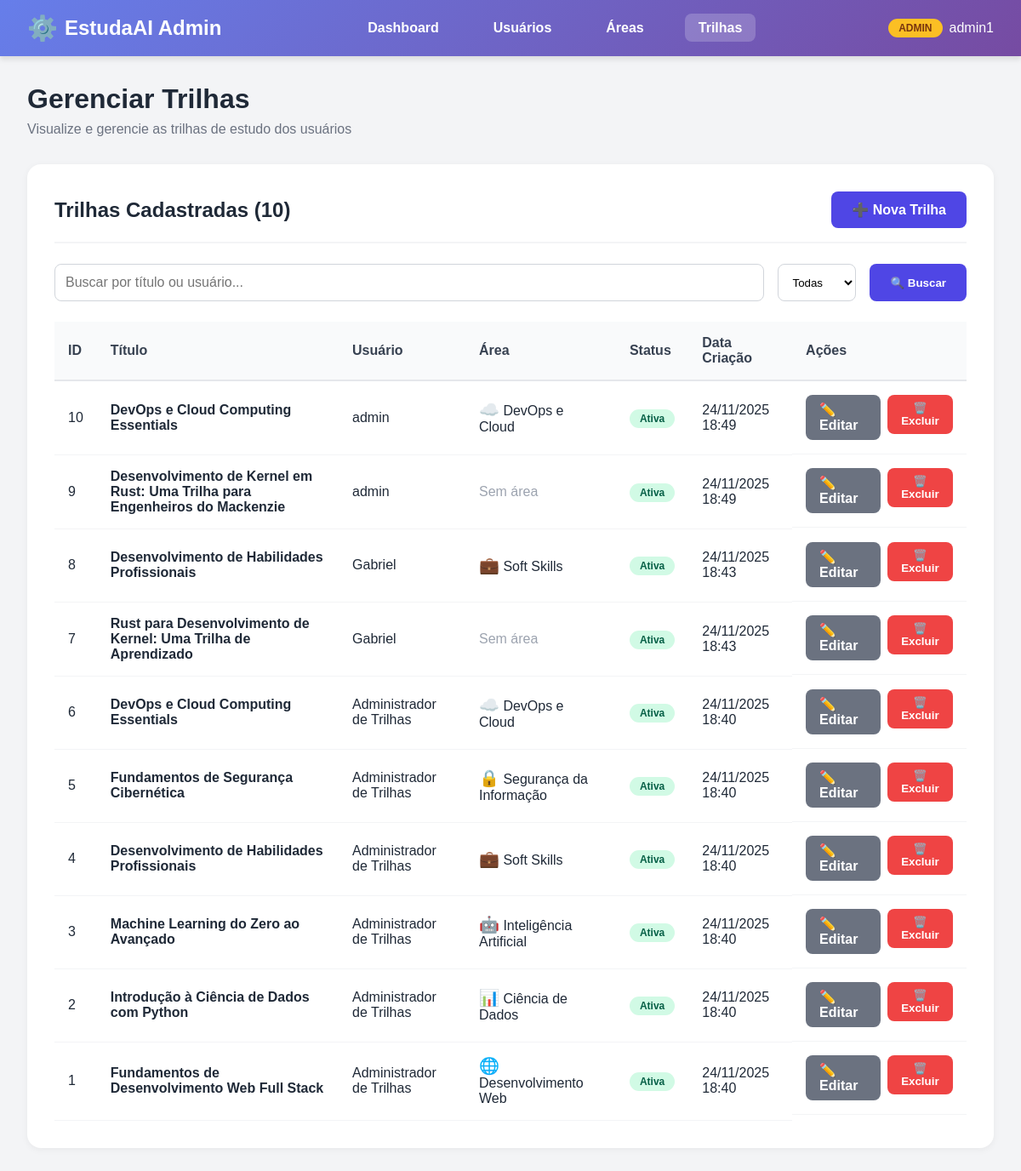
Screenshot of /usuarios/admin-panel/trilhas/ (signed in) with the database file from the repository.
### usuarios/models.py (models this page shows, shortened)
class Usuario(AbstractUser):  # criação de uma classe usuário
    nome = models.CharField(max_length=100)  # Nome completo do usuário
    email = models.EmailField(unique=True)  # Email único no sistema
    universidade = models.CharField(max_length=255)  # Nome da universidade
    curso = models.CharField(max_length=255)  # Nome do curso
    ano_formatura = models.IntegerField(
        null=True,
        blank=True,  # Permite valores vazios
        validators=[
            MinValueValidator(2000),
            MaxValueValidator(2060),
        ],  # Entre 2000 e 2060
    )
    idade = models.IntegerField(
        null=True,
        blank=True,  # Permite valores vazios
        validators=[MinValueValidator(8), MaxValueValidator(100)],  # Entre 8 e 100 anos
    )
    REQUIRED_FIELDS = [
        "nome",
        "email",
        "universidade",
        "curso",
        "ano_formatura",
        "idade",
    ]

### api/models.py (models this page shows, shortened)
class TrilhaCurso(models.Model):
    usuario = models.ForeignKey(
        Usuario, on_delete=models.CASCADE, related_name="trilhas_curso"
    )
    titulo = models.CharField(max_length=255)
    descricao = models.TextField(blank=True)
    area = models.ForeignKey(
        Area, on_delete=models.SET_NULL, null=True, blank=True, related_name="trilhas_curso"
    )
    solicitacao_original = models.TextField(
        blank=True,
        help_text="Texto original enviado pelo usuário (vazio para criação manual)"
    )
    conteudo_json = models.JSONField(
        help_text="Conteúdo completo da trilha em formato JSON"
    )
    ativa = models.BooleanField(default=True)
    data_criacao = models.DateTimeField(auto_now_add=True)
    data_atualizacao = models.DateTimeField(auto_now=True)
    class Meta:
        ordering = ["-data_criacao"]
        verbose_name = "Trilha de Curso (IA)"
        verbose_name_plural = "Trilhas de Curso (IA)"

class Area(models.Model):
    nome = models.CharField(max_length=100, unique=True)
    descricao = models.TextField()
    icone = models.CharField(
        max_length=50, blank=True, help_text="Nome do ícone ou emoji"
    )
    cor = models.CharField(
        max_length=7, default="#4f46e5", help_text="Cor em hexadecimal"
    )
    ativa = models.BooleanField(default=True)
    data_criacao = models.DateTimeField(auto_now_add=True)
    data_atualizacao = models.DateTimeField(auto_now=True)
    class Meta:
        ordering = ["nome"]
        verbose_name = "Área"
        verbose_name_plural = "Áreas"

### usuarios/views.py (the view)
# urls.py: path("admin-panel/trilhas/", views.admin_trilhas_list, name="admin_trilhas_list"),
@login_required(login_url="login")
@user_passes_test(user_is_staff, login_url="dashboard")
def admin_trilhas_list(request):
    trilhas = TrilhaCurso.objects.select_related("usuario", "area").order_by("-data_criacao")
    query = request.GET.get("q")
    if query:
        trilhas = trilhas.filter(
            Q(titulo__icontains=query) | Q(usuario__nome__icontains=query)
        )
    filtro = request.GET.get("filtro")
    if filtro == "ativas":
        trilhas = trilhas.filter(ativa=True)
    elif filtro == "inativas":
        trilhas = trilhas.filter(ativa=False)
    paginator = Paginator(trilhas, 15)
    page_number = request.GET.get("page")
    page_obj = paginator.get_page(page_number)
    return render(request, "usuarios/admin/trilhas_list.html", {"page_obj": page_obj})

### usuarios/views.py (called while the page is built)
def user_is_staff(user):
    return user.is_staff

### usuarios/templates/usuarios/admin/trilhas_list.html (shortened to what this page needs)
{% load static %}
<!DOCTYPE html>
<html lang="pt-BR">
<head>
    <link rel="stylesheet" href="{% static 'usuarios/admin-style.css' %}">
</head>
<body>
    <header class="admin-navbar">
        <nav class="admin-nav-container">
            <a href="{% url 'admin_dashboard' %}" class="admin-logo">EstudaAI Admin</a>
            <ul class="admin-menu">
                <li><a href="{% url 'admin_dashboard' %}">Dashboard</a></li>
                <li><a href="{% url 'admin_usuarios_list' %}">Usuários</a></li>
                <li><a href="{% url 'admin_areas_list' %}">Áreas</a></li>
                <li><a href="{% url 'admin_trilhas_list' %}" class="active">Trilhas</a></li>
            </ul>
            <div class="admin-user-info">
                <span class="admin-badge">ADMIN</span>
                <span>{{ user.username }}</span>
            </div>
        </nav>
    </header>
    <main class="admin-container">
        <div class="admin-header">
            <h1 class="admin-title">Gerenciar Trilhas</h1>
            <p class="admin-subtitle">Visualize e gerencie as trilhas de estudo dos usuários</p>
        </div>
        <div class="admin-card">
            <div class="card-header">
                <h2 class="card-title">Trilhas Cadastradas ({{ page_obj.paginator.count }})</h2>
                <a href="{% url 'admin_trilha_create' %}" class="btn-primary">➕ Nova Trilha</a>
            </div>
            <form method="GET" class="search-bar">
                <input
                    type="text"
                    name="q"
                    class="search-input"
                    placeholder="Buscar por título ou usuário..."
                    value="{{ request.GET.q }}"
                >
                <select name="filtro" class="filter-select">
                    <option value="">Todas</option>
                </select>
                <button type="submit" class="btn-primary">🔍 Buscar</button>
            </form>
            <div class="table-container">
                <table class="admin-table">
                    <thead>
                        <tr>
                            <th>ID</th>
                            <th>Título</th>
                            <th>Usuário</th>
                            <th>Área</th>
                            <th>Status</th>
                            <th>Data Criação</th>
                            <th>Ações</th>
                        </tr>
                    </thead>
                    <tbody>
                        {% for trilha in page_obj %}
                        <tr>
                            <td>{{ trilha.id }}</td>
                            <td><strong>{{ trilha.titulo }}</strong></td>
                            <td>{{ trilha.usuario.nome }}</td>
                            <td>
                                {% if trilha.area %}
                                <span style="font-size: 1.2rem;">{{ trilha.area.icone|default:"📚" }}</span>
                                {{ trilha.area.nome }}
                                {% else %}
                                <span style="color: #9ca3af;">Sem área</span>
                                {% endif %}
                            </td>
                            <td>
                                {% if trilha.ativa %}
                                <span class="badge success">Ativa</span>
                                {% else %}
                                <span class="badge danger">Inativa</span>
                                {% endif %}
                            </td>
                            <td>{{ trilha.data_criacao|date:"d/m/Y H:i" }}</td>
                            <td class="table-actions">
                                <a href="{% url 'admin_trilha_edit' trilha.id %}" class="btn-secondary">✏️ Editar</a>
                                <form method="POST" action="{% url 'admin_trilha_delete' trilha.id %}" style="display: inline;" onsubmit="return confirm('Tem certeza que deseja excluir esta trilha?');">
                                    <button type="submit" class="btn-danger">🗑️ Excluir</button>
                                </form>
                            </td>
                        </tr>
                        {% endfor %}
                    </tbody>
                </table>
            </div>
        </div>
    </main>
</body>
</html>

### usuarios/static/usuarios/admin-style.css (style rules this page uses)
* { margin: 0; padding: 0; box-sizing: border-box; font-family: sans-serif; }
body { background-color: #f3f4f6; color: #1f2937; }
.admin-navbar { background: linear-gradient(135deg, #667eea 0%, #764ba2 100%); box-shadow: 0 4px 6px rgba(0,0,0,0.1); position: sticky; top: 0; z-index: 50; }
.admin-nav-container { max-width: 1400px; margin: 0 auto; padding: 1rem 2rem; display: flex; align-items: center; justify-content: space-between; }
.admin-logo { font-size: 1.5rem; font-weight: bold; color: white; text-decoration: none; display: flex; align-items: center; gap: 0.5rem; }
.admin-logo::before { content: "⚙️"; font-size: 1.8rem; }
.admin-menu { list-style: none; display: flex; gap: 2rem; }
.admin-menu a { color: white; text-decoration: none; font-weight: 600; padding: 0.5rem 1rem; border-radius: 0.5rem; transition: background 0.3s; }
.admin-menu a:hover, .admin-menu a.active { background: rgba(255, 255, 255, 0.2); }
.admin-user-info { color: white; display: flex; align-items: center; gap: 0.5rem; }
.admin-badge { background: #fbbf24; color: #78350f; padding: 0.25rem 0.75rem; border-radius: 1rem; font-size: 0.75rem; font-weight: bold; }
.admin-container { max-width: 1400px; margin: 2rem auto; padding: 0 2rem; }
.admin-header { margin-bottom: 2rem; }
.admin-title { font-size: 2rem; font-weight: bold; color: #1f2937; margin-bottom: 0.5rem; }
.admin-subtitle { color: #6b7280; font-size: 1rem; }
.admin-card { background: white; padding: 2rem; border-radius: 1rem; box-shadow: 0 2px 8px rgba(0,0,0,0.05); margin-bottom: 2rem; }
.card-header { display: flex; justify-content: space-between; align-items: center; margin-bottom: 1.5rem; padding-bottom: 1rem; border-bottom: 2px solid #f3f4f6; }
.card-title { font-size: 1.5rem; font-weight: bold; color: #1f2937; }
.btn-primary { background: #4f46e5; color: white; padding: 0.75rem 1.5rem; border: none; border-radius: 0.5rem; font-weight: 600; cursor: pointer; text-decoration: none; display: inline-flex; align-items: center; gap: 0.5rem; transition: background 0.3s; }
.btn-secondary { background: #6b7280; color: white; padding: 0.5rem 1rem; border: none; border-radius: 0.5rem; font-weight: 600; cursor: pointer; text-decoration: none; transition: background 0.3s; }
.btn-danger { background: #ef4444; color: white; padding: 0.5rem 1rem; border: none; border-radius: 0.5rem; font-weight: 600; cursor: pointer; transition: background 0.3s; }
.table-container { overflow-x: auto; }
.admin-table { width: 100%; border-collapse: collapse; }
.admin-table thead { background: #f9fafb; }
.admin-table th { padding: 1rem; text-align: left; font-weight: 600; color: #374151; border-bottom: 2px solid #e5e7eb; }
.admin-table td { padding: 1rem; border-bottom: 1px solid #f3f4f6; }
.table-actions { display: flex; gap: 0.5rem; }
.badge { padding: 0.25rem 0.75rem; border-radius: 1rem; font-size: 0.75rem; font-weight: 600; }
.badge.success { background: #d1fae5; color: #065f46; }
.search-bar { display: flex; gap: 1rem; margin-bottom: 1.5rem; }
.search-input { flex: 1; padding: 0.75rem; border: 1px solid #d1d5db; border-radius: 0.5rem; font-size: 1rem; }
.filter-select { padding: 0.75rem; border: 1px solid #d1d5db; border-radius: 0.5rem; background: white; }

### rows the page displays
Usuario: username "admin1"
TrilhaCurso: id "10", titulo "DevOps e Cloud Computing Essentials", usuario.nome "admin", area.icone "☁️", area.nome "DevOps e Cloud", ativa "Ativa", data_criacao "24/11/2025 18:49"
TrilhaCurso: id "9", titulo "Desenvolvimento de Kernel em Rust: Uma Trilha para Engenheiros do Mackenzie", usuario.nome "admin", shows "Sem área", ativa "Ativa", data_criacao "24/11/2025 18:49"
TrilhaCurso: id "8", titulo "Desenvolvimento de Habilidades Profissionais", usuario.nome "Gabriel", area.icone "💼", area.nome "Soft Skills", ativa "Ativa", data_criacao "24/11/2025 18:43"
TrilhaCurso: id "7", titulo "Rust para Desenvolvimento de Kernel: Uma Trilha de Aprendizado", usuario.nome "Gabriel", shows "Sem área", ativa "Ativa", data_criacao "24/11/2025 18:43"
TrilhaCurso: id "6", titulo "DevOps e Cloud Computing Essentials", usuario.nome "Administrador de Trilhas", area.icone "☁️", area.nome "DevOps e Cloud", ativa "Ativa", data_criacao "24/11/2025 18:40"
TrilhaCurso: id "5", titulo "Fundamentos de Segurança Cibernética", usuario.nome "Administrador de Trilhas", area.icone "🔒", area.nome "Segurança da Informação", ativa "Ativa", data_criacao "24/11/2025 18:40"
TrilhaCurso: id "4", titulo "Desenvolvimento de Habilidades Profissionais", usuario.nome "Administrador de Trilhas", area.icone "💼", area.nome "Soft Skills", ativa "Ativa", data_criacao "24/11/2025 18:40"
TrilhaCurso: id "3", titulo "Machine Learning do Zero ao Avançado", usuario.nome "Administrador de Trilhas", area.icone "🤖", area.nome "Inteligência Artificial", ativa "Ativa", data_criacao "24/11/2025 18:40"
TrilhaCurso: id "2", titulo "Introdução à Ciência de Dados com Python", usuario.nome "Administrador de Trilhas", area.icone "📊", area.nome "Ciência de Dados", ativa "Ativa", data_criacao "24/11/2025 18:40"
TrilhaCurso: id "1", titulo "Fundamentos de Desenvolvimento Web Full Stack", usuario.nome "Administrador de Trilhas", area.icone "🌐", area.nome "Desenvolvimento Web", ativa "Ativa", data_criacao "24/11/2025 18:40"

### other values shown
{{ page_obj.paginator.count }} "10"
